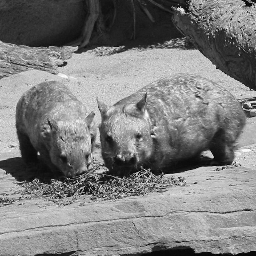
%> input picture DIP/Images/wombats.tif, 256 x 256 px
$ octave test.m   (GNU Octave 9; MATLAB toolbox functions it lacks are replaced by stand-ins)
%> lines starting %> are read from the running program, lines starting %| are printed output that depends on the picture
clear; clc;
%
% Display Image
%
myImage = '../../Images/wombats.tif';
img=imread(myImage);
%> img is the input picture: size 256x256 uint8; min 0, max 254, mean 126.3
subplot(4,3,1);
imshow(img); % image show
subplot(4,3,2);
imhist(img);

newImg = imadjust(img, [], [1,0]); % Negitive Image
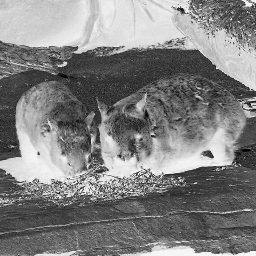
%> newImg: size 256x256 uint8; min 1, max 255, mean 128.7
%newImg = histeq(img); % Histogram Equalization
subplot(4,3,4);
imshow(newImg); % image show
subplot(4,3,5);
imhist(newImg);

%
% Adjust GAMMA (0.5)
%
newImg = imadjust(img, [], [], 0.5);
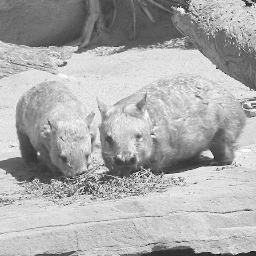
%> newImg: size 256x256 uint8; min 0, max 254, mean 171.8
subplot(4,3,7);
imshow(newImg); % image show
subplot(4,3,8);
imhist(newImg); axis tight; %axis tight = display complete data on axis
subplot(4,3,9);
plot(img, newImg, '.'),axis tight

%
% Adjust GAMMA (1.5)
%
newImg = imadjust(img, [], [], 1.5);
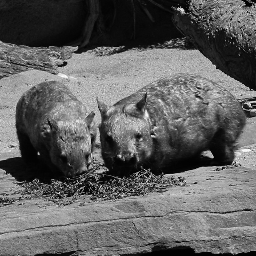
%> newImg: size 256x256 uint8; min 0, max 254, mean 97.9
subplot(4,3,10);
imshow(newImg); % image show
subplot(4,3,11);
imhist(newImg); axis tight; %axis tight = display complete data on axis
subplot(4,3,12);
plot(img, newImg, '.'),axis tight
%> after `axis tight`:
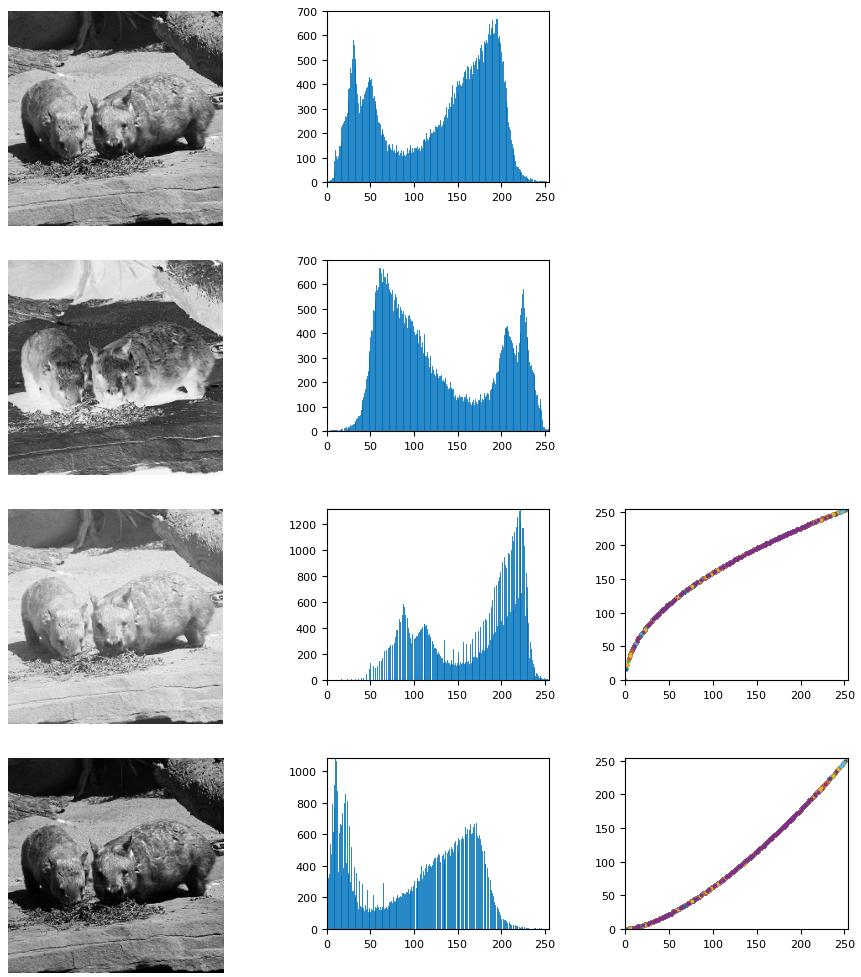
%> figure redrawn from the program's plot data, 10 panels

$ run again, with DIP/Images/blocks.tif copied over DIP/Images/wombats.tif
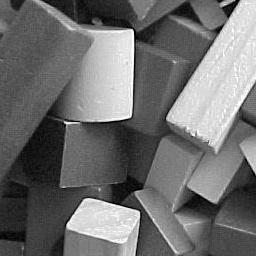
%> input picture DIP/Images/blocks.tif, 256 x 256 px
%> img is the input picture: size 256x256 uint8; min 0, max 255, mean 110.3
%> `newImg = imadjust(img, [], [], 0.5);`:
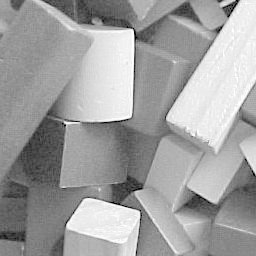
%> newImg: size 256x256 uint8; min 0, max 255, mean 160.3
%> `newImg = imadjust(img, [], [], 1.5);`:
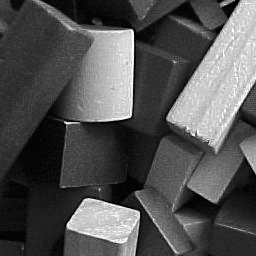
%> newImg: size 256x256 uint8; min 0, max 255, mean 81.5

$ run again, with DIP/Images/cameraman.tif copied over DIP/Images/wombats.tif
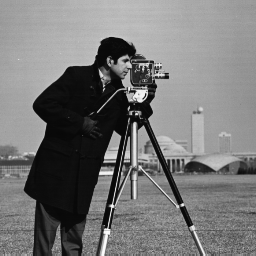
%> input picture DIP/Images/cameraman.tif, 256 x 256 px
%> img is the input picture: size 256x256 uint8; min 7, max 253, mean 118.7
%> `newImg = imadjust(img, [], [], 0.5);`:
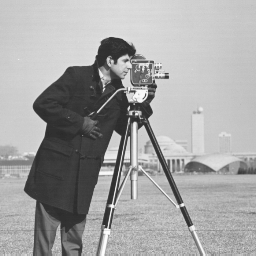
%> newImg: size 256x256 uint8; min 42, max 254, mean 163.8
%> `newImg = imadjust(img, [], [], 1.5);`:
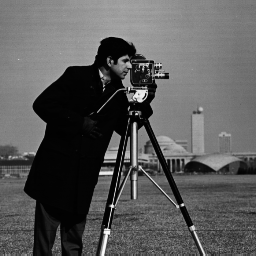
%> newImg: size 256x256 uint8; min 1, max 252, mean 90.5
